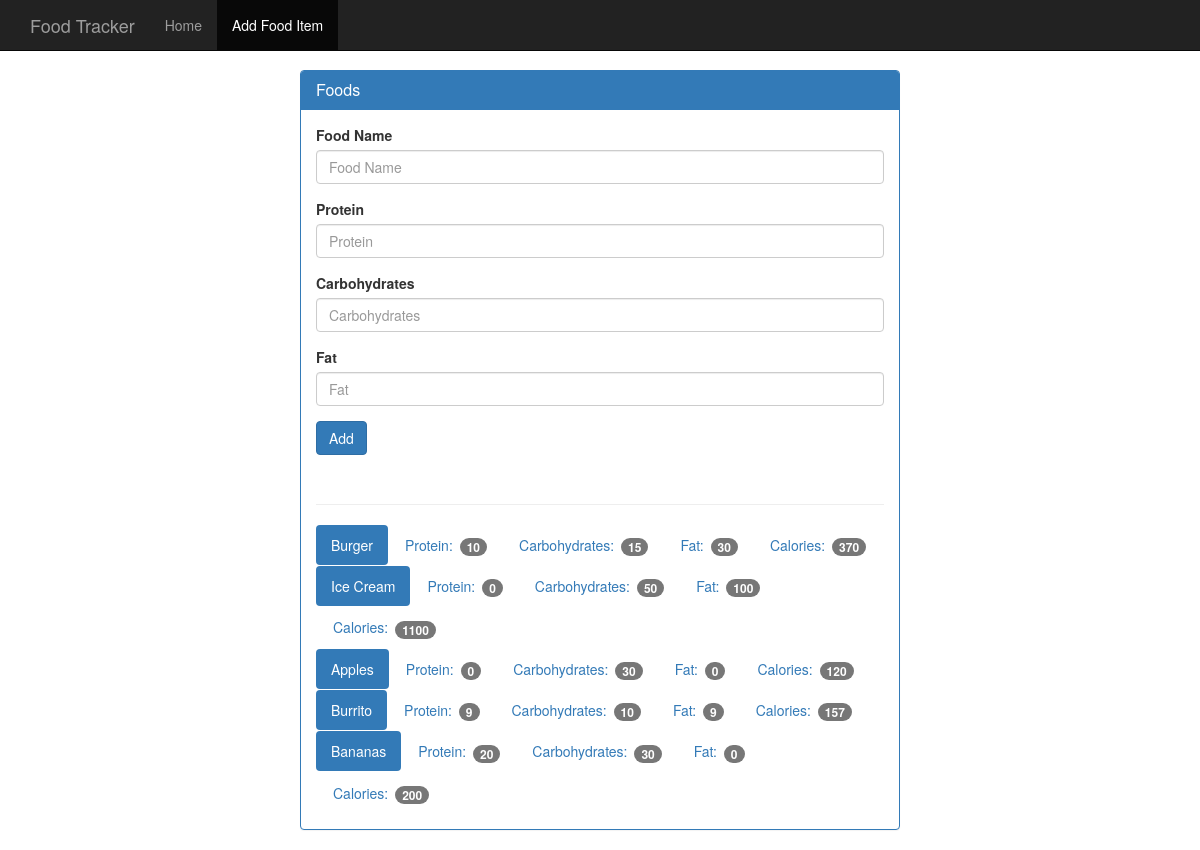
The app's page /food with its own data.
### tables this page shows
CREATE TABLE food (
    id integer primary key autoincrement,
    name text not null,
    protein integer not null,
    carbohydrates integer not null,
    fat integer not null,
    calories integer not null

);

### app.py (the view, shortened to what this page needs)
@app.route('/food', methods = ['GET', 'POST'])
def food():
    db = get_db()
    cur = db.execute('select name, protein, carbohydrates, fat, calories from food')
    results = cur.fetchall()
    return render_template('add_food.html', results = results)

### database.py (called while the page is built)
def connect_db():
    sql = sqlite3.connect('c:/Users/Gailen/src_code/FoodApp1/food_log.db')
    sql.row_factory = sqlite3.Row
    return sql

def get_db():
    if not hasattr(g, 'sqlite3_db'):
        g.sqlite_db = connect_db()
    return g.sqlite_db

### templates/add_food.html
{% extends "base.html" %}
{% block  body %}
    <nav class="navbar navbar-inverse navbar-fixed-top">
      <div class="container">
        <div class="navbar-header">
          <a class="navbar-brand" href="{{ url_for('index') }}">Food Tracker</a>
        </div>
        <div id="navbar" class="navbar-collapse collapse">
          <ul class="nav navbar-nav">
            <li><a href="{{ url_for('index') }}">Home</a></li>
            <li class="active"><a href="{{ url_for('food') }}">Add Food Item</a></li>
          </ul>
        </div>
      </div>
    </nav>
    <div class="container theme-showcase col-sm-6 col-sm-offset-3" role="main">
      <div class="row">
        <div>
          <div class="panel panel-primary">
            <div class="panel-heading">
              <h3 class="panel-title">Foods</h3>
            </div>
            <div class="panel-body">
              <form method="POST" action="{{ url_for('food') }}">
                <div class="form-group">
                  <label for="food-name">Food Name</label>
                  <input type="text" class="form-control" id="food-name" name = "food_name" placeholder="Food Name">
                </div>
                <div class="form-group">
                  <label for="protein">Protein</label>
                  <input type="number" class="form-control" id="protein" name ="protein" placeholder="Protein">
                </div>
                <div class="form-group">
                  <label for="carbohydrates">Carbohydrates</label>
                  <input type="number" class="form-control" id="carbohydrates" name = "carbohydrates" placeholder="Carbohydrates">
                </div>
                <div class="form-group">
                  <label for="fat">Fat</label>
                  <input type="number" class="form-control" id="fat" name = "fat" placeholder="Fat">
                </div>
                <button type="submit" class="btn btn-primary">Add</button>
              </form>
              <div class="page-header"></div>
              {% for food in results %}
              <ul class="nav nav-pills" role="tablist">
                <li class="active"><a>{{ food.name }}</a></li>
                <li><a>Protein: <span class="badge"> {{ food.protein }}</span></a></li>
                <li><a>Carbohydrates: <span class="badge">{{ food.carbohydrates }}</span></a></li>
                <li><a>Fat: <span class="badge">{{ food.fat }}</span></a></li>
                <li><a>Calories: <span class="badge">{{ food.calories }}</span></a></li>
              </ul>
              {% endfor %}
            </div>
          </div>
        </div>
      </div>
    </div>
{% endblock %}

### static/theme.css (style rules this page uses)
body { padding-top: 70px; padding-bottom: 30px; }

### records on screen
food: name "Burger", protein "10", carbohydrates "15", fat "30", calories "370"
food: name "Ice Cream", protein "0", carbohydrates "50", fat "100", calories "1100"
food: name "Apples", protein "0", carbohydrates "30", fat "0", calories "120"
food: name "Burrito", protein "9", carbohydrates "10", fat "9", calories "157"
food: name "Bananas", protein "20", carbohydrates "30", fat "0", calories "200"
